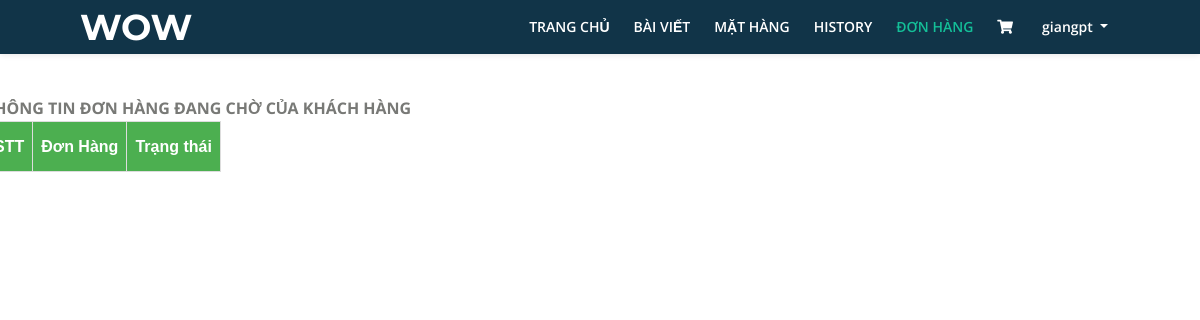
The app's page /view_sanpham/9/ (signed in), older data.
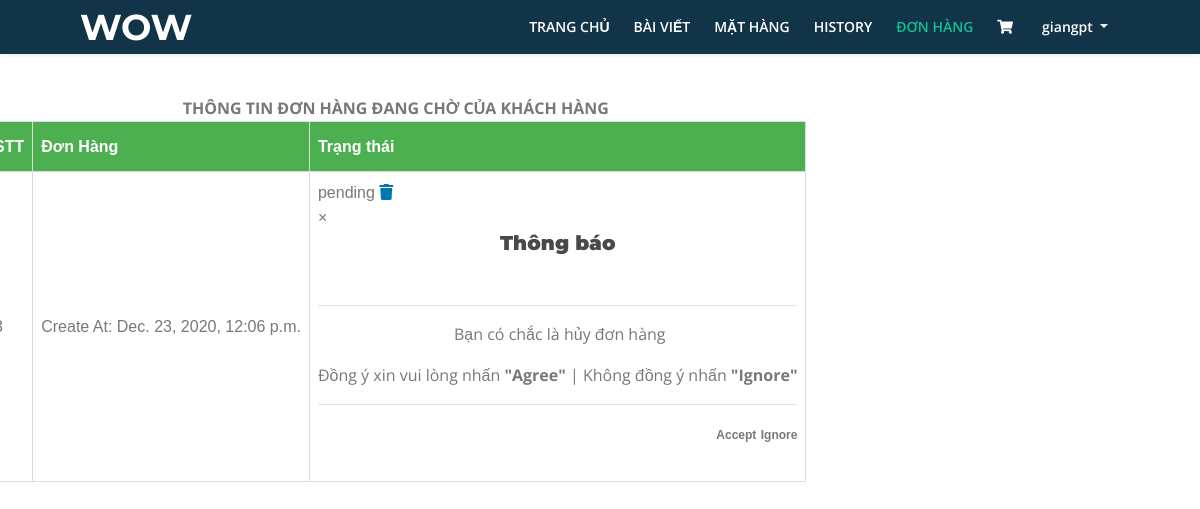
The same page, newer data.
### Page/models.py (models this page shows)
class Order(models.Model):
    id_cart = models.ForeignKey(Cart, on_delete=models.CASCADE, null=True, blank=True)
    id_user = models.ForeignKey(User, on_delete=models.CASCADE, null=True, blank=True)
    status_choice = (
        ('pending', 'pending'),
        ('confirm', 'confirm'),
        ('paid', 'paid'),
        ('shipping', 'shipping'),
        ('completed', 'completed'),
    )
    status = models.CharField(max_length=10, choices=status_choice, null=True, blank=True)
    address = models.TextField(max_length=1000, null=True, blank=True)

class Cart(models.Model):
    id_user = models.ForeignKey(User, on_delete=models.CASCADE, null=True, blank=True)
    total_price = models.IntegerField(null=True, blank=True)
    CreateAt = models.DateTimeField(auto_now=True)
    is_new = models.BooleanField(default=True)
    is_pending = models.BooleanField(default=True)

### Page/views.py (the view)
# urls.py: url(r'^view_sanpham/(?P<id_user>\w+)/$', ViewProductUserBuy.as_view(), name='page_ViewProductUserBuy'),
class ViewProductUserBuy(TemplateView, LoginRequiredMixin):
    login_url = '/'
    template_name = '../Templates/Base_Product_User.html'
    def get(self, request, id_user):
        if request.user.is_authenticated():
            user_id = get_object_or_404(User, id=id_user)
            order = Order.objects.filter(id_user=user_id)
            cartItem = CartItem.objects.all()
            content = {
                'order': order,
                'cartItem': cartItem,
            }
            return render(request, self.template_name, content)
        else:
            return HttpResponseRedirect(reverse('Page:page_login'))

### Page/models.py (called while the page is built)
    def __str__(self):
        return self.title

### Templates/Base_Product_User.html (shortened to what this page needs)
<!DOCTYPE html>
<html lang="en">
<head>
    <link href="/static/css/bootstrap.css" rel="stylesheet">
    <link href="/static/css/fontawesome-all.css" rel="stylesheet">
    <link href="/static/css/swiper.css" rel="stylesheet">
	<link href="/static/css/magnific-popup.css" rel="stylesheet">
	<link href="/static/css/styles_base_UI_home.css" rel="stylesheet">
</head>
<body>
    {% include 'NavigationBar/nav_User_or_Manager.html' %}
    <div class="row product-user-buy">
    <div>
        <div class="panel-heading" align="center"><b>THÔNG TIN ĐƠN HÀNG ĐANG CHỜ CỦA KHÁCH HÀNG</b></div>
    	<table class="w3-table-all" id="history-table">
            <thead>
                <tr>
                	<th class="w3-center">STT</th>
                	<th class="w3-center">Đơn Hàng</th>
                	<th class="w3-center">Trạng thái</th>
                </tr>
            </thead>
            <tbody>
                {% for item in order %}
                {% if item.status != 'completed' %}
                <tr>
                	<td class="w3-center">{{forloop.counter}}</td>
                    <td class="w3-center">Create At: {{item.id_cart.CreateAt}}
                    </td>
                    {% if item.status == 'pending' or item.status == 'confirm' %}
                    <td class="w3-center">{{item.status}}
                        <span class="fa fa-trash" onclick="document.getElementById('id{{item.id}}').style.display='block'"
                              class="w3-button w3-black" style="color: #0077b3" data-toggle="tooltip" title="Xóa Đơn Đặt Hàng">
                        </span>
                        <div id="id{{item.id}}" class="w3-modal">
                            <div class="w3-modal-content">
                                {% include 'Form/form_cancelOrder.html'%}
                            </div>
                        </div>
                    </td>
                    {% else %}
                    <td class="w3-center">{{item.status}}</td>
                    {% endif %}
                </tr>
                {% endif %}
                {% endfor %}
            </tbody>
        </table>
	</div>
    </div>
</body>
</html>

### Templates/Form/form_cancelOrder.html (shortened to what this page needs)
<!DOCTYPE html>
<html lang="en">
<head>
</head>
<body>
    <header class="w3-container w3-light-blue">
        <span onclick="document.getElementById('id{{item.id}}').style.display='none'"
          class="w3-button w3-display-topright">&times;</span>
        <h4 align="center" style="color: #000099"><strong>Thông báo</strong></h4>
    </header>
    <div class="w3-container">
        <br>
        <div align="center">
            <hr>
                <form action="" method="post" action="" enctype="multipart/form-data">
                    <div>
                        <div>
                            <p> Bạn có chắc là hủy đơn hàng</p>
                            <p align="center">Đồng ý xin vui lòng nhấn <b>"Agree"</b> | Không đồng ý nhấn <b>"Ignore"</b></p>
                        </div>
                    </div>
                </form>
            <hr>
        </div>
        <div align="right">
            <a href="{% url 'Page:page_cancelOrder' user.id item.id %}"
               class="w3-button w3-blue w3-tiny w3-padding-small w3-round-xlarge" style="text-decoration:none"><b style="font-size:12px">Accept</b>
            </a>
            <span onclick="document.getElementById('id{{item.id}}').style.display='none'" class="w3-button w3-blue w3-tiny w3-padding-small w3-round-xlarge">
                <b style="font-size:12px">Ignore</b>
            </span>
        </div>
        <br>
    </div>
</body>
</html>

Row changes from the older to the newer data that the page shows:
added Order: id_cart.CreateAt "Dec. 23, 2020, 12:06 p.m.", status "pending"
